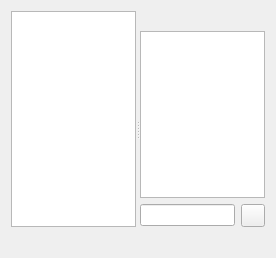
<?xml version="1.0" encoding="UTF-8"?>
<ui version="4.0">
 <class>UIShareBrowser</class>
 <widget class="QWidget" name="UIShareBrowser">
  <property name="geometry">
   <rect>
    <x>0</x>
    <y>0</y>
    <width>276</width>
    <height>258</height>
   </rect>
  </property>
  <property name="sizePolicy">
   <sizepolicy hsizetype="Expanding" vsizetype="Preferred">
    <horstretch>40</horstretch>
    <verstretch>0</verstretch>
   </sizepolicy>
  </property>
  <property name="windowTitle">
   <string>Form</string>
  </property>
  <layout class="QGridLayout" name="gridLayout_3">
   <item row="0" column="0">
    <widget class="QSplitter" name="splitter">
     <property name="orientation">
      <enum>Qt::Horizontal</enum>
     </property>
     <widget class="QFrame" name="frame_2">
      <property name="sizePolicy">
       <sizepolicy hsizetype="Ignored" vsizetype="Preferred">
        <horstretch>40</horstretch>
        <verstretch>0</verstretch>
       </sizepolicy>
      </property>
      <property name="baseSize">
       <size>
        <width>240</width>
        <height>0</height>
       </size>
      </property>
      <property name="frameShape">
       <enum>QFrame::NoFrame</enum>
      </property>
      <property name="frameShadow">
       <enum>QFrame::Raised</enum>
      </property>
      <layout class="QGridLayout" name="gridLayout">
       <property name="margin">
        <number>0</number>
       </property>
       <item row="2" column="0" colspan="2">
        <widget class="QLabel" name="label_LEFT">
         <property name="layoutDirection">
          <enum>Qt::RightToLeft</enum>
         </property>
         <property name="text">
          <string/>
         </property>
        </widget>
       </item>
       <item row="0" column="0" colspan="2">
        <widget class="QTreeView" name="treeView_LPANE"/>
       </item>
      </layout>
     </widget>
     <widget class="QFrame" name="frame">
      <property name="sizePolicy">
       <sizepolicy hsizetype="Preferred" vsizetype="Preferred">
        <horstretch>40</horstretch>
        <verstretch>0</verstretch>
       </sizepolicy>
      </property>
      <property name="frameShape">
       <enum>QFrame::NoFrame</enum>
      </property>
      <property name="frameShadow">
       <enum>QFrame::Plain</enum>
      </property>
      <layout class="QVBoxLayout" name="verticalLayout">
       <property name="margin">
        <number>0</number>
       </property>
       <item>
        <widget class="QLabel" name="label_PATH">
         <property name="text">
          <string/>
         </property>
         <property name="wordWrap">
          <bool>true</bool>
         </property>
        </widget>
       </item>
       <item>
        <widget class="QTreeView" name="treeView_RPANE">
         <property name="editTriggers">
          <set>QAbstractItemView::NoEditTriggers</set>
         </property>
         <property name="showDropIndicator" stdset="0">
          <bool>false</bool>
         </property>
         <property name="alternatingRowColors">
          <bool>true</bool>
         </property>
         <property name="selectionMode">
          <enum>QAbstractItemView::ExtendedSelection</enum>
         </property>
         <property name="rootIsDecorated">
          <bool>false</bool>
         </property>
         <property name="itemsExpandable">
          <bool>false</bool>
         </property>
        </widget>
       </item>
       <item>
        <widget class="QFrame" name="frame_FILTER">
         <property name="frameShape">
          <enum>QFrame::NoFrame</enum>
         </property>
         <property name="frameShadow">
          <enum>QFrame::Plain</enum>
         </property>
         <property name="lineWidth">
          <number>0</number>
         </property>
         <layout class="QGridLayout" name="gridLayout_4">
          <property name="margin">
           <number>0</number>
          </property>
          <item row="0" column="0">
           <widget class="LineEdit" name="lineEdit_FILTER"/>
          </item>
          <item row="0" column="1">
           <widget class="QToolButton" name="toolButton_CLOSEFILTER">
            <property name="text">
             <string/>
            </property>
           </widget>
          </item>
         </layout>
        </widget>
       </item>
       <item>
        <widget class="QLabel" name="label_RIGHT">
         <property name="layoutDirection">
          <enum>Qt::RightToLeft</enum>
         </property>
         <property name="text">
          <string/>
         </property>
        </widget>
       </item>
      </layout>
     </widget>
    </widget>
   </item>
  </layout>
 </widget>
 <customwidgets>
  <customwidget>
   <class>LineEdit</class>
   <extends>QLineEdit</extends>
   <header>LineEdit.h</header>
  </customwidget>
 </customwidgets>
 <resources/>
 <connections/>
</ui>
